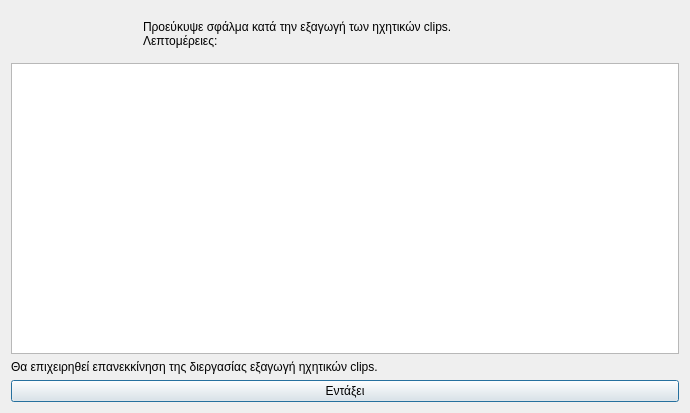
<?xml version="1.0" encoding="UTF-8"?>
<ui version="4.0">
 <class>Dialog</class>
 <widget class="QDialog" name="Dialog">
  <property name="geometry">
   <rect>
    <x>0</x>
    <y>0</y>
    <width>690</width>
    <height>413</height>
   </rect>
  </property>
  <property name="windowTitle">
   <string>Σφάλμα στην διεργασία εξαγωγής ηχητικών clips</string>
  </property>
  <property name="windowIcon">
   <iconset resource="../../../icons.qrc">
    <normaloff>:/rest-windows/assets/images/rest-windows/information.png</normaloff>:/rest-windows/assets/images/rest-windows/information.png</iconset>
  </property>
  <layout class="QGridLayout" name="gridLayout">
   <item row="0" column="0">
    <widget class="QFrame" name="frame">
     <property name="styleSheet">
      <string notr="true">QFrame{border:0px;}</string>
     </property>
     <property name="frameShape">
      <enum>QFrame::StyledPanel</enum>
     </property>
     <property name="frameShadow">
      <enum>QFrame::Raised</enum>
     </property>
     <layout class="QHBoxLayout" name="horizontalLayout">
      <item>
       <widget class="QLabel" name="image_label">
        <property name="maximumSize">
         <size>
          <width>117</width>
          <height>117</height>
         </size>
        </property>
        <property name="text">
         <string/>
        </property>
        <property name="pixmap">
         <pixmap resource="../../../icons.qrc">:/rest-windows/assets/images/rest-windows/information.png</pixmap>
        </property>
        <property name="scaledContents">
         <bool>true</bool>
        </property>
       </widget>
      </item>
      <item>
       <widget class="QLabel" name="label">
        <property name="text">
         <string>Προεύκυψε σφάλμα κατά την εξαγωγή των ηχητικών clips.
Λεπτομέρειες:</string>
        </property>
        <property name="alignment">
         <set>Qt::AlignJustify|Qt::AlignVCenter</set>
        </property>
       </widget>
      </item>
     </layout>
    </widget>
   </item>
   <item row="3" column="0">
    <widget class="QPushButton" name="ok">
     <property name="text">
      <string>Εντάξει</string>
     </property>
     <property name="icon">
      <iconset resource="../../../icons.qrc">
       <normaloff>:/rest-windows/assets/images/rest-windows/ok.png</normaloff>:/rest-windows/assets/images/rest-windows/ok.png</iconset>
     </property>
    </widget>
   </item>
   <item row="1" column="0">
    <widget class="QPlainTextEdit" name="details"/>
   </item>
   <item row="2" column="0">
    <widget class="QLabel" name="label_2">
     <property name="text">
      <string>Θα επιχειρηθεί επανεκκίνηση της διεργασίας εξαγωγή ηχητικών clips.</string>
     </property>
     <property name="alignment">
      <set>Qt::AlignJustify|Qt::AlignVCenter</set>
     </property>
    </widget>
   </item>
  </layout>
 </widget>
 <tabstops>
  <tabstop>details</tabstop>
  <tabstop>ok</tabstop>
 </tabstops>
 <resources>
  <include location="../../../icons.qrc"/>
  <include location="../../../icons.qrc"/>
  <include location="../../../icons.qrc"/>
  <include location="../../../icons.qrc"/>
 </resources>
 <connections/>
</ui>
